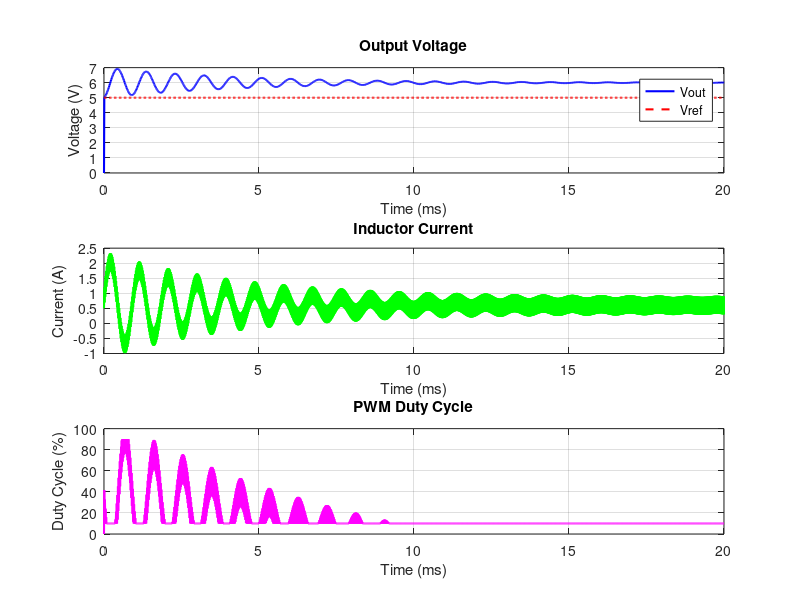
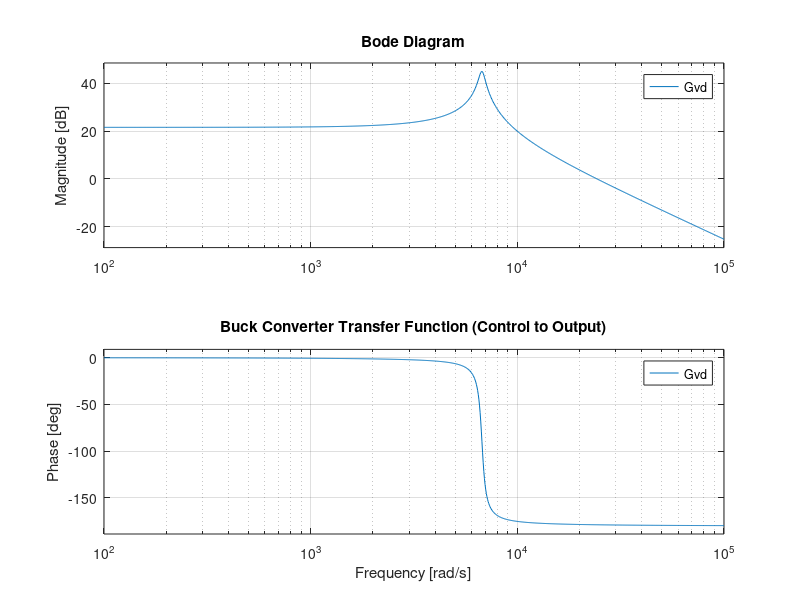

Write MATLAB code to recreate these figures, in order.
clear; clc; close all;

Vin = 12;
Vout = 5;
L = 100e-6;
C = 220e-6;
R = 10;
fs = 100e3;
Ts = 1/fs;

D = Vout/Vin;

t_sim = 0.02;
t = 0:Ts:t_sim;
N = length(t);

iL = zeros(1, N);
vC = zeros(1, N);
vout = zeros(1, N);
duty = zeros(1, N);

iL(1) = Vout/R;
vC(1) = Vout;

Kp = 0.05;
Ki = 50;
Kd = 0.0001;

Vref = 5;
error_int = 0;
error_prev = 0;

for i = 2:N
    error = Vref - vC(i-1);
    error_int = error_int + error*Ts;
    error_der = (error - error_prev)/Ts;
    
    duty(i) = D + Kp*error + Ki*error_int + Kd*error_der;
    duty(i) = max(0.1, min(0.9, duty(i)));
    
    error_prev = error;
    
    if mod(i, 2) == 0
        vL = Vin - vC(i-1);
    else
        vL = -vC(i-1);
    end
    
    diL = (vL/L)*Ts;
    iL(i) = iL(i-1) + diL;
    
    iC = iL(i) - vC(i-1)/R;
    dvC = (iC/C)*Ts;
    vC(i) = vC(i-1) + dvC;
    
    vout(i) = vC(i);
end

figure('Position', [100 100 1200 800]);

subplot(3,1,1);
plot(t*1000, vout, 'b', 'LineWidth', 1.5);
hold on;
plot(t*1000, Vref*ones(size(t)), 'r--', 'LineWidth', 1.5);
ylabel('Voltage (V)');
xlabel('Time (ms)');
title('Output Voltage');
legend('Vout', 'Vref');
grid on;

subplot(3,1,2);
plot(t*1000, iL, 'g', 'LineWidth', 1.5);
ylabel('Current (A)');
xlabel('Time (ms)');
title('Inductor Current');
grid on;

subplot(3,1,3);
plot(t*1000, duty*100, 'm', 'LineWidth', 1.5);
ylabel('Duty Cycle (%)');
xlabel('Time (ms)');
title('PWM Duty Cycle');
grid on;

figure;
s = tf('s');
Gvd = (Vin/(L*C)) / (s^2 + s/(R*C) + 1/(L*C));
bode(Gvd);
title('Buck Converter Transfer Function (Control to Output)');
grid on;

fprintf('Steady State Results:\n');
fprintf('Output Voltage: %.3f V\n', vout(end));
fprintf('Inductor Current: %.3f A\n', iL(end));
fprintf('Final Duty Cycle: %.3f %%\n', duty(end)*100);
fprintf('Voltage Ripple: %.3f mV\n', (max(vout)-min(vout))*1000);
